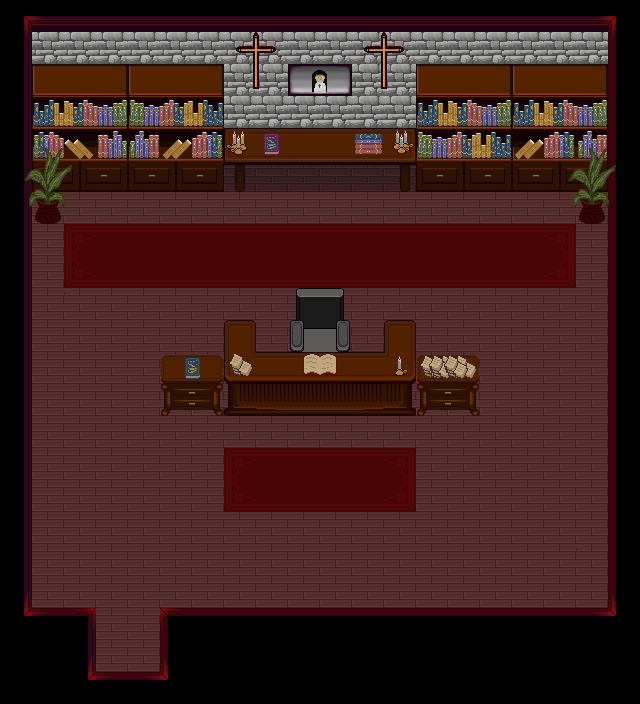

A level layout from a 2D game, rendered from its tile map. Below: a short description, then the map file with its tile-grid data intact:
An orthogonal 20x22 tile map with 32x32 px tiles, 5 tile layers (floor, wall, object, object2, ...), 2 tilesets and 9 objects.

<map version="1.10" tiledversion="1.11.0" orientation="orthogonal" renderorder="right-down" width="20" height="22" tilewidth="32" tileheight="32" infinite="0" nextlayerid="9" nextobjectid="12">
 <tileset firstgid="1" source="chuchasset.tsx" />
 <tileset firstgid="783" source="chuchasset2.tsx" />
 <layer id="1" name="floor" width="20" height="22">
  <data encoding="csv">
0,0,0,0,0,0,0,0,0,0,0,0,0,0,0,0,0,0,0,0,
0,173,173,173,173,173,173,173,173,173,173,173,173,173,173,173,173,173,173,0,
0,173,173,173,173,173,173,173,173,810,811,173,173,173,173,173,173,173,173,0,
0,173,173,173,173,173,173,173,173,173,173,173,173,173,173,173,173,173,173,0,
0,173,173,173,173,173,173,173,173,173,173,173,173,173,173,173,173,173,173,0,
0,173,173,173,173,173,173,171,171,171,171,171,171,171,173,173,173,173,173,0,
0,173,173,173,173,173,173,173,173,173,173,173,173,173,173,173,173,173,173,0,
0,173,173,173,173,173,173,173,173,173,173,173,173,173,173,173,173,173,173,0,
0,173,173,173,173,173,173,173,173,173,173,173,173,173,173,173,173,173,173,0,
0,173,173,173,173,173,173,173,173,173,173,173,173,173,173,173,173,173,173,0,
0,173,173,173,173,173,173,173,173,173,173,173,173,173,173,173,173,173,173,0,
0,173,173,173,173,173,173,173,173,173,173,173,173,173,173,173,173,173,173,0,
0,173,173,173,173,173,173,173,173,173,173,173,173,173,173,173,173,173,173,0,
0,173,173,173,173,173,173,173,173,173,173,173,173,173,173,173,173,173,173,0,
0,173,173,173,173,173,173,173,173,173,173,173,173,173,173,173,173,173,173,0,
0,173,173,173,173,173,173,173,173,173,173,173,173,173,173,173,173,173,173,0,
0,173,173,173,173,173,173,173,173,173,173,173,173,173,173,173,173,173,173,0,
0,173,173,173,173,173,173,173,173,173,173,173,173,173,173,173,173,173,173,0,
0,173,173,173,173,173,173,173,173,173,173,173,173,173,173,173,173,173,173,0,
0,0,0,173,173,0,0,0,0,0,0,0,0,0,0,0,0,0,0,0,
0,0,0,173,173,0,0,0,0,0,0,0,0,0,0,0,0,0,0,0,
0,0,0,0,0,0,0,0,0,0,0,0,0,0,0,0,0,0,0,0
</data>
 </layer>
 <layer id="2" name="wall" width="20" height="22">
  <data encoding="csv">
1,2,3,3,3,3,3,3,3,3,3,3,3,3,3,3,3,3,4,5,
35,172,172,172,172,172,172,172,172,172,172,172,172,172,172,172,172,172,172,39,
69,172,172,172,172,172,172,172,172,172,172,172,172,172,172,172,172,172,172,73,
69,172,172,172,172,172,172,172,172,172,172,172,172,172,172,172,172,172,172,73,
69,71,71,71,71,71,71,71,71,71,71,71,71,71,71,71,71,71,71,73,
69,0,0,0,0,0,0,0,0,0,0,0,0,0,0,0,0,0,0,73,
69,0,0,0,0,0,0,0,0,0,0,0,0,0,0,0,0,0,0,73,
69,0,0,0,0,0,0,0,0,0,0,0,0,0,0,0,0,0,0,73,
69,0,0,0,0,0,0,0,0,0,0,0,0,0,0,0,0,0,0,73,
69,0,0,0,0,0,0,0,0,0,0,0,0,0,0,0,0,0,0,73,
69,0,0,0,0,0,0,0,0,0,0,0,0,0,0,0,0,0,0,73,
69,0,0,0,0,0,0,0,0,0,0,0,0,0,0,0,0,0,0,73,
69,0,0,0,0,0,0,0,0,0,0,0,0,0,0,0,0,0,0,73,
69,0,0,0,0,0,0,0,0,0,0,0,0,0,0,0,0,0,0,73,
69,0,0,0,0,0,0,0,0,0,0,0,0,0,0,0,0,0,0,73,
69,0,0,0,0,0,0,0,0,0,0,0,0,0,0,0,0,0,0,73,
69,0,0,0,0,0,0,0,0,0,0,0,0,0,0,0,0,0,0,73,
69,0,0,0,0,0,0,0,0,0,0,0,0,0,0,0,0,0,0,73,
103,0,0,0,0,0,0,0,0,0,0,0,0,0,0,0,0,0,0,107,
137,138,108,0,0,109,139,139,139,139,139,139,139,139,139,139,139,139,140,141,
0,0,103,0,0,107,0,0,0,0,0,0,0,0,0,0,0,0,0,0,
0,0,137,138,140,141,0,0,0,0,0,0,0,0,0,0,0,0,0,0
</data>
 </layer>
 <layer id="3" name="object" width="20" height="22">
  <data encoding="csv">
0,0,0,0,0,0,0,0,0,0,0,0,0,0,0,0,0,0,0,0,
0,0,0,0,0,0,0,0,0,0,0,0,0,0,0,0,0,0,0,0,
0,416,417,418,416,417,418,0,0,810,811,0,0,416,417,418,416,417,418,0,
0,450,451,452,450,451,452,0,0,0,0,0,0,450,451,452,450,451,452,0,
0,484,485,486,484,485,486,588,589,589,589,589,590,484,485,486,484,485,486,0,
0,518,519,520,518,519,520,622,623,623,623,623,624,518,519,520,518,519,520,0,
0,0,0,0,0,0,0,0,0,0,0,0,0,0,0,0,0,0,0,0,
0,0,0,0,0,0,0,0,0,0,0,0,0,0,0,0,0,0,0,0,
0,0,0,0,0,0,0,0,0,0,0,0,0,0,0,0,0,0,0,0,
0,0,0,0,0,0,0,0,0,377,378,0,0,0,0,0,0,0,0,0,
0,0,0,0,0,0,0,409,410,411,412,413,414,0,0,0,0,0,0,0,
0,0,0,0,0,0,0,443,444,445,446,447,448,0,0,0,0,0,0,0,
0,0,0,0,0,0,0,477,478,479,480,481,482,0,0,0,0,0,0,0,
0,0,0,0,0,0,0,0,0,0,0,0,0,0,0,0,0,0,0,0,
0,0,0,0,0,0,0,0,0,0,0,0,0,0,0,0,0,0,0,0,
0,0,0,0,0,0,0,0,0,0,0,0,0,0,0,0,0,0,0,0,
0,0,0,0,0,0,0,0,0,0,0,0,0,0,0,0,0,0,0,0,
0,0,0,0,0,0,0,0,0,0,0,0,0,0,0,0,0,0,0,0,
0,0,0,0,0,0,0,0,0,0,0,0,0,0,0,0,0,0,0,0,
0,0,0,0,0,0,0,0,0,0,0,0,0,0,0,0,0,0,0,0,
0,0,0,0,0,0,0,0,0,0,0,0,0,0,0,0,0,0,0,0,
0,0,0,0,0,0,0,0,0,0,0,0,0,0,0,0,0,0,0,0
</data>
 </layer>
 <layer id="4" name="object2" width="20" height="22">
  <data encoding="csv">
0,0,0,0,0,0,0,0,0,0,0,0,0,0,0,0,0,0,0,0,
0,0,0,0,0,0,0,244,245,0,0,244,245,0,0,0,0,0,0,0,
0,0,0,0,0,0,0,278,279,0,0,278,279,0,0,0,0,0,0,0,
0,823,824,825,826,827,828,0,0,0,0,0,0,823,824,825,823,824,825,0,
0,843,844,845,846,847,848,883,0,0,0,884,885,826,827,828,847,848,846,0,
0,0,0,0,0,0,0,0,0,0,0,0,0,0,0,0,0,0,0,0,
0,0,0,0,0,0,0,0,0,0,0,0,0,0,0,0,0,0,0,0,
0,0,783,784,784,784,784,784,784,784,784,784,784,784,784,784,785,786,0,0,
0,0,803,804,804,804,804,804,804,804,804,804,804,804,804,804,805,806,0,0,
0,0,0,0,0,0,0,0,0,0,0,0,0,0,0,0,0,0,0,0,
0,0,0,0,0,0,0,0,0,0,0,0,0,0,0,0,0,0,0,0,
0,0,0,0,0,888,889,829,0,789,790,0,809,886,887,0,0,0,0,0,
0,0,0,0,0,908,909,0,0,0,0,0,0,906,907,0,0,0,0,0,
0,0,0,0,0,0,0,0,0,0,0,0,0,0,0,0,0,0,0,0,
0,0,0,0,0,0,0,783,784,784,785,784,786,0,0,0,0,0,0,0,
0,0,0,0,0,0,0,803,804,804,804,804,806,0,0,0,0,0,0,0,
0,0,0,0,0,0,0,0,0,0,0,0,0,0,0,0,0,0,0,0,
0,0,0,0,0,0,0,0,0,0,0,0,0,0,0,0,0,0,0,0,
0,0,0,0,0,0,0,0,0,0,0,0,0,0,0,0,0,0,0,0,
0,0,0,0,0,0,0,0,0,0,0,0,0,0,0,0,0,0,0,0,
0,0,0,0,0,0,0,0,0,0,0,0,0,0,0,0,0,0,0,0,
0,0,0,0,0,0,0,0,0,0,0,0,0,0,0,0,0,0,0,0
</data>
 </layer>
 <layer id="5" name="objects3" width="20" height="22">
  <data encoding="csv">
0,0,0,0,0,0,0,0,0,0,0,0,0,0,0,0,0,0,0,0,
0,0,0,0,0,0,0,0,0,0,0,0,0,0,0,0,0,0,0,0,
0,0,0,0,0,0,0,0,0,0,0,0,0,0,0,0,0,0,0,0,
0,0,0,0,0,0,0,0,0,0,0,0,0,0,0,0,0,0,0,0,
870,871,872,0,0,0,0,0,852,0,0,0,0,0,0,0,0,870,871,872,
890,891,892,0,0,0,0,0,0,0,0,0,0,0,0,0,0,890,891,892,
910,911,912,0,0,0,0,0,0,0,0,0,0,0,0,0,0,910,911,912,
873,0,0,0,0,0,0,0,0,0,0,0,0,0,0,0,0,0,0,0,
0,0,0,0,0,0,0,0,0,0,0,0,0,0,0,0,0,0,0,0,
0,0,915,0,0,0,0,0,0,0,0,0,0,0,0,0,0,0,0,0,
0,0,0,0,0,0,0,872,0,0,0,0,0,0,0,0,0,0,0,0,
0,0,0,0,0,849,850,0,0,0,0,0,0,0,0,0,0,0,0,0,
0,0,0,0,0,0,0,912,0,0,0,0,0,0,0,0,0,0,0,0,
0,0,0,0,0,0,0,0,0,0,0,0,0,0,0,0,0,0,0,0,
0,0,0,0,0,0,0,0,0,0,0,0,0,0,0,0,0,0,0,0,
0,0,0,0,0,0,0,0,0,0,0,0,0,0,0,0,873,0,0,0,
0,0,0,0,0,0,0,0,0,0,0,0,0,0,0,0,0,0,0,0,
0,0,0,0,0,0,0,0,0,0,0,0,0,0,0,0,0,0,915,0,
0,0,0,0,0,0,0,0,0,0,0,0,0,0,0,0,0,0,0,0,
0,0,0,0,0,0,0,0,0,0,0,0,0,0,0,0,0,0,0,0,
0,0,0,0,0,0,0,0,0,0,0,0,0,0,0,0,0,0,0,0,
0,0,0,0,0,0,0,0,0,0,0,0,0,0,0,0,0,0,0,0
</data>
 </layer>
 <objectgroup id="6" name="Wall_Object">
  <object id="2" x="160.596" y="606.697" width="447.151" height="64.0286" />
  <object id="3" x="31.4895" y="607.747" width="64.0286" height="65.0783" />
  <object id="4" x="31.4895" y="17.844" width="577.307" height="140.653" />
  <object id="5" x="0" y="158.497" width="31.4895" height="456.598" />
  <object id="6" x="607.747" y="158.497" width="31.4895" height="457.647" />
 </objectgroup>
 <objectgroup id="7" name="Door_4">
  <object id="7" x="97.6174" y="606.697" width="61.9293" height="64.0286" />
 </objectgroup>
 <objectgroup id="8" name="Table_Object">
  <object id="9" x="159.5" y="351" width="320" height="33" />
  <object id="10" x="223.5" y="319" width="31.5" height="31.5" />
  <object id="11" x="383.5" y="319.5" width="32" height="31" />
 </objectgroup>
</map>
